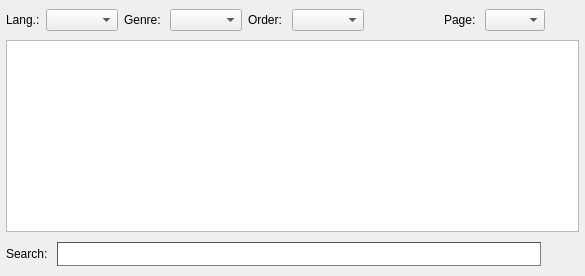
         <widget class="QWidget" name="vodTab">
          <property name="styleSheet">
           <string notr="true"/>
          </property>
          <attribute name="title">
           <string>Video On Demand</string>
          </attribute>
          <layout class="QVBoxLayout" name="verticalLayout_7">
           <property name="leftMargin">
            <number>6</number>
           </property>
           <property name="topMargin">
            <number>6</number>
           </property>
           <property name="rightMargin">
            <number>6</number>
           </property>
           <property name="bottomMargin">
            <number>6</number>
           </property>
           <item>
            <layout class="QHBoxLayout" name="horizontalLayout_7" stretch="0,0,0,8,0,8,0,0,0,0,0">
             <item>
              <widget class="QLabel" name="labVodLang">
               <property name="text">
                <string>Lang.:</string>
               </property>
              </widget>
             </item>
             <item>
              <widget class="QComboBox" name="cbxVodLang"/>
             </item>
             <item>
              <widget class="QLabel" name="labGenre">
               <property name="text">
                <string>Genre: </string>
               </property>
              </widget>
             </item>
             <item>
              <widget class="QComboBox" name="cbxGenre"/>
             </item>
             <item>
              <widget class="QLabel" name="label_2">
               <property name="text">
                <string>Order: </string>
               </property>
              </widget>
             </item>
             <item>
              <widget class="QComboBox" name="cbxLastOrBest"/>
             </item>
             <item>
              <spacer name="horizontalSpacer_5">
               <property name="orientation">
                <enum>Qt::Horizontal</enum>
               </property>
               <property name="sizeHint" stdset="0">
                <size>
                 <width>40</width>
                 <height>20</height>
                </size>
               </property>
              </spacer>
             </item>
             <item>
              <widget class="QPushButton" name="btnPrevSite">
               <property name="minimumSize">
                <size>
                 <width>28</width>
                 <height>28</height>
                </size>
               </property>
               <property name="maximumSize">
                <size>
                 <width>28</width>
                 <height>28</height>
                </size>
               </property>
               <property name="text">
                <string/>
               </property>
               <property name="icon">
                <iconset resource="../common.qrc">
                 <normaloff>:/png/back</normaloff>:/png/back</iconset>
               </property>
               <property name="autoDefault">
                <bool>false</bool>
               </property>
               <property name="flat">
                <bool>true</bool>
               </property>
              </widget>
             </item>
             <item>
              <widget class="QLabel" name="label">
               <property name="text">
                <string>Page: </string>
               </property>
              </widget>
             </item>
             <item>
              <widget class="QComboBox" name="cbxSites">
               <property name="maximumSize">
                <size>
                 <width>60</width>
                 <height>16777215</height>
                </size>
               </property>
              </widget>
             </item>
             <item>
              <widget class="QPushButton" name="btnNextSite">
               <property name="minimumSize">
                <size>
                 <width>28</width>
                 <height>28</height>
                </size>
               </property>
               <property name="maximumSize">
                <size>
                 <width>28</width>
                 <height>28</height>
                </size>
               </property>
               <property name="text">
                <string/>
               </property>
               <property name="icon">
                <iconset resource="../common.qrc">
                 <normaloff>:/png/next</normaloff>:/png/next</iconset>
               </property>
               <property name="autoDefault">
                <bool>false</bool>
               </property>
               <property name="flat">
                <bool>true</bool>
               </property>
              </widget>
             </item>
            </layout>
           </item>
           <item>
            <widget class="CVodBrowser" name="vodBrowser">
             <property name="openLinks">
              <bool>false</bool>
             </property>
            </widget>
           </item>
           <item>
            <layout class="QHBoxLayout" name="horizontalLayout_6">
             <item>
              <widget class="QLabel" name="labVodSearch">
               <property name="styleSheet">
                <string notr="true">QLabel#labSearch {
font-weight: bold;
color: white;
}</string>
               </property>
               <property name="text">
                <string>Search: </string>
               </property>
              </widget>
             </item>
             <item>
              <widget class="QLineEdit" name="lineVodSearch">
               <property name="minimumSize">
                <size>
                 <width>100</width>
                 <height>24</height>
                </size>
               </property>
               <property name="styleSheet">
                <string notr="true">QLineEdit#lineVodSearch {
  color: #800;   
  font: bold;
   border: 1px inset;
   border-color: #555;
 }</string>
               </property>
              </widget>
             </item>
             <item>
              <widget class="QPushButton" name="btnCleanVodSearch">
               <property name="sizePolicy">
                <sizepolicy hsizetype="Minimum" vsizetype="Fixed">
                 <horstretch>0</horstretch>
                 <verstretch>0</verstretch>
                </sizepolicy>
               </property>
               <property name="minimumSize">
                <size>
                 <width>32</width>
                 <height>32</height>
                </size>
               </property>
               <property name="maximumSize">
                <size>
                 <width>32</width>
                 <height>32</height>
                </size>
               </property>
               <property name="text">
                <string/>
               </property>
               <property name="icon">
                <iconset resource="../common.qrc">
                 <normaloff>:/app/del</normaloff>:/app/del</iconset>
               </property>
               <property name="iconSize">
                <size>
                 <width>24</width>
                 <height>24</height>
                </size>
               </property>
               <property name="flat">
                <bool>true</bool>
               </property>
              </widget>
             </item>
            </layout>
           </item>
          </layout>
         </widget>
